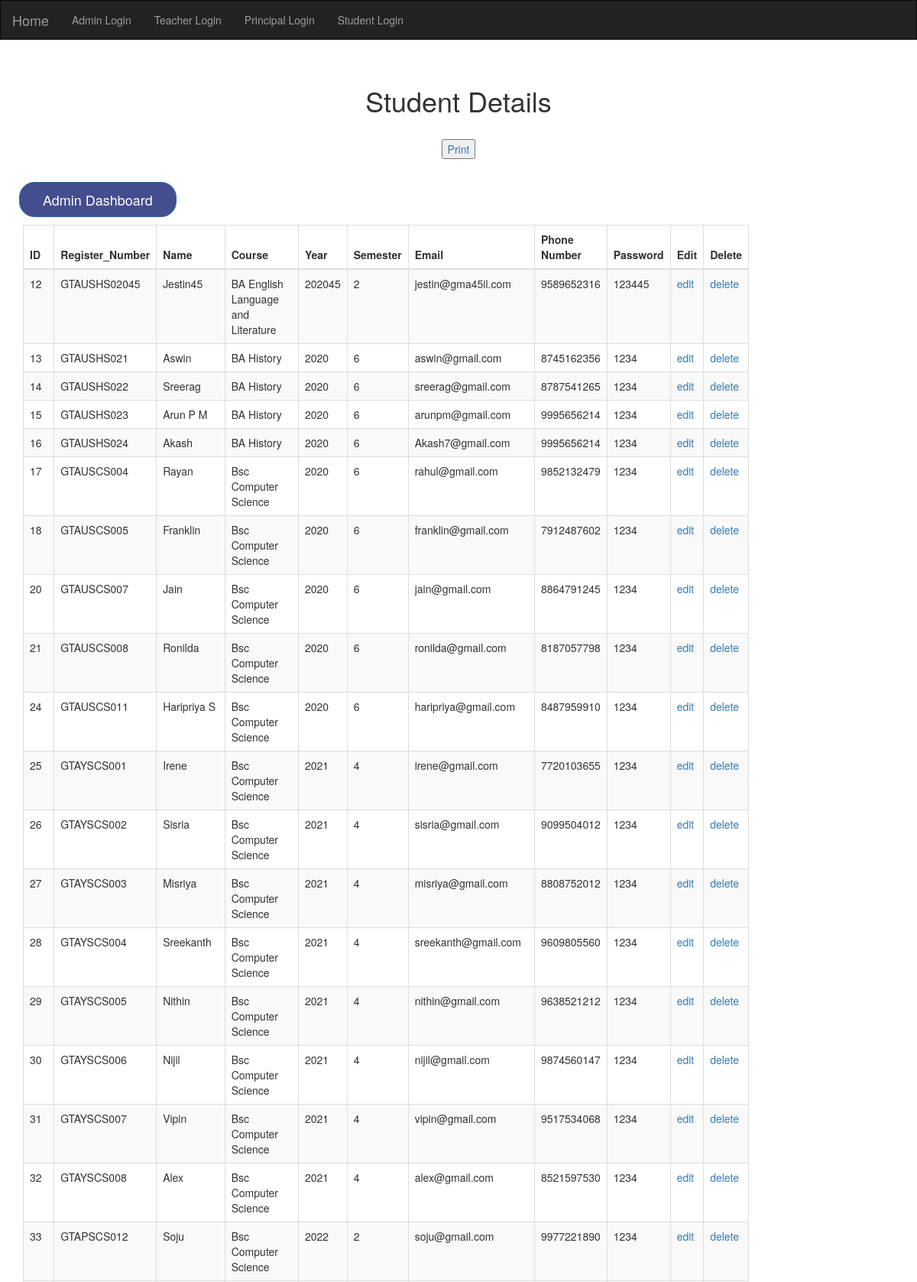
The app's page /employee.php?view_employee=view_employee (signed in, upper part) with its own data.
### tables this page shows
CREATE TABLE `student_reg` (
  `id` int(11) NOT NULL,
  `reg_number` varchar(50) NOT NULL,
  `name` varchar(25) NOT NULL,
  `course` varchar(50) NOT NULL,
  `year` varchar(25) NOT NULL,
  `semester` varchar(25) NOT NULL,
  `password` varchar(25) NOT NULL,
  `email` varchar(25) NOT NULL,
  `phone` varchar(25) NOT NULL
);

### employee.php (the view, shortened to what this page needs)
<?php
 if(!isset($_SESSION['name'])) {
    header("location: login.php");
    }
 else {
?>
<?php include("header.php"); ?>
<?php
if(isset($_GET['view_employee'])) {
 ?>
 <div class="container-fluid">
		   <br>
</div>
    <div class="container-fluid">
          <h1 class="h1_index text-center">Student Details</h1><br>
          <center>
  <a href="stu_details_print.php" target="_blank">
<input type="button" class="" value="Print">
</a>
</center><br>		    <a class="a_color" href="admin.php"><button type="button" class="btn btn-primary btn-lg">Admin Dashboard</button></a>
        <div class="col-sm-10">
		<table class="table table-striped table-bordered">
   <thead>
      <tr>
      <th>ID</th>
        <th>Register_Number</th>
        <th>Name</th>
        <th>Course</th>
		<th>Year</th>
		<th>Semester</th>
		<th>Email</th>
		<th>Phone Number</th>
    <th>Password</th>
		<th>Edit</th>
		<th>Delete</th>
      </tr>
    </thead>
    <tbody>
<?php
$con = mysqli_connect('localhost','root','','attendance');
$sql="SELECT * FROM `student_reg` ";
$record = mysqli_query($con,$sql);
while($post=mysqli_fetch_assoc($record)) {
   ?>
      <tr>
      <td><?php echo $post['id']; ?></td>
        <td><?php echo $post['reg_number']; ?></td>
        <td><?php echo $post['name']; ?></td>
        <td><?php echo $post['course']; ?></td>
		<td><?php echo $post['year']; ?></td>
		<td><?php echo $post['semester']; ?></td>
		<td><?php echo $post['email']; ?></td>
		<td><?php echo $post['phone']; ?></td>
    <td><?php echo $post['password']; ?></td>
		<td><a href="editemployee.php?edit=<?php echo $post['id']; ?>">edit</a></td>
		<td><a href="deleteemployee.php?delete=<?php echo $post['id']; ?>">delete</a></td>
      </tr>
<?php } ?>
     </tbody>
    </table>
  </div>
</div>
<?php } ?>
<?php } ?>
<br><br><br><br>
<br><br><br><br>
<br><br>
</body>
</html>
<?php include("footer.php"); ?>

### assets/main.css (style rules this page uses)
.btn-primary { color: #fff; background-color: #444d8d; }
.btn-lg { padding: 10px 30px; font-size: 18px; line-height: 1.3333333; border-radius: 2rem; margin: 1rem; }
.a_color { color: #fff; }

### records on screen
student_reg: id "12", reg_number "GTAUSHS02045", name "Jestin45", course "BA English Language and Literature", year "202045", semester "2", email "jestin@gma45il.com", phone "9589652316", password "123445"
student_reg: id "13", reg_number "GTAUSHS021", name "Aswin", course "BA History", year "2020", semester "6", email "aswin@gmail.com", phone "8745162356", password "1234"
student_reg: id "14", reg_number "GTAUSHS022", name "Sreerag", course "BA History", year "2020", semester "6", email "sreerag@gmail.com", phone "8787541265", password "1234"
student_reg: id "15", reg_number "GTAUSHS023", name "Arun P M", course "BA History", year "2020", semester "6", email "arunpm@gmail.com", phone "9995656214", password "1234"
student_reg: id "16", reg_number "GTAUSHS024", name "Akash", course "BA History", year "2020", semester "6", email "Akash7@gmail.com", phone "9995656214", password "1234"
student_reg: id "17", reg_number "GTAUSCS004", name "Rayan", course "Bsc Computer Science", year "2020", semester "6", email "rahul@gmail.com", phone "9852132479", password "1234"
student_reg: id "18", reg_number "GTAUSCS005", name "Franklin", course "Bsc Computer Science", year "2020", semester "6", email "franklin@gmail.com", phone "7912487602", password "1234"
student_reg: id "20", reg_number "GTAUSCS007", name "Jain", course "Bsc Computer Science", year "2020", semester "6", email "jain@gmail.com", phone "8864791245", password "1234"
student_reg: id "21", reg_number "GTAUSCS008", name "Ronilda", course "Bsc Computer Science", year "2020", semester "6", email "ronilda@gmail.com", phone "8187057798", password "1234"
student_reg: id "24", reg_number "GTAUSCS011", name "Haripriya S", course "Bsc Computer Science", year "2020", semester "6", email "haripriya@gmail.com", phone "8487959910", password "1234"
student_reg: id "25", reg_number "GTAYSCS001", name "Irene", course "Bsc Computer Science", year "2021", semester "4", email "irene@gmail.com", phone "7720103655", password "1234"
student_reg: id "26", reg_number "GTAYSCS002", name "Sisria", course "Bsc Computer Science", year "2021", semester "4", email "sisria@gmail.com", phone "9099504012", password "1234"
student_reg: id "27", reg_number "GTAYSCS003", name "Misriya", course "Bsc Computer Science", year "2021", semester "4", email "misriya@gmail.com", phone "8808752012", password "1234"
student_reg: id "28", reg_number "GTAYSCS004", name "Sreekanth", course "Bsc Computer Science", year "2021", semester "4", email "sreekanth@gmail.com", phone "9609805560", password "1234"
student_reg: id "29", reg_number "GTAYSCS005", name "Nithin", course "Bsc Computer Science", year "2021", semester "4", email "nithin@gmail.com", phone "9638521212", password "1234"
student_reg: id "30", reg_number "GTAYSCS006", name "Nijil", course "Bsc Computer Science", year "2021", semester "4", email "nijil@gmail.com", phone "9874560147", password "1234"
student_reg: id "31", reg_number "GTAYSCS007", name "Vipin", course "Bsc Computer Science", year "2021", semester "4", email "vipin@gmail.com", phone "9517534068", password "1234"
student_reg: id "32", reg_number "GTAYSCS008", name "Alex", course "Bsc Computer Science", year "2021", semester "4", email "alex@gmail.com", phone "8521597530", password "1234"
student_reg: id "33", reg_number "GTAPSCS012", name "Soju", course "Bsc Computer Science", year "2022", semester "2", email "soju@gmail.com", phone "9977221890", password "1234"
